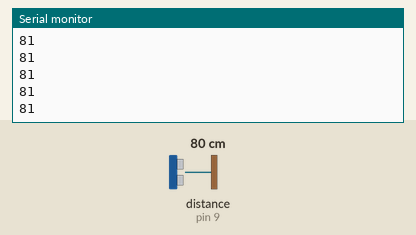
Recording of a sketch running on a simulated Arduino Uno, built with avr-gcc and run on an emulated ATmega328P. Shown: the last lines printed to the serial monitor. Inputs (shaded band) come from the test bench; at power-on: distance to the obstacle (sensor on pin 9) 80 cm. The echo pulse lasts 58.3 µs per cm.

Above: at 1.2 s.
1.3 s: distance to the obstacle (sensor on pin 9) set to 2 cm
At 2.2 s:
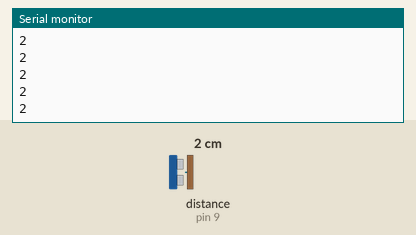
2.8 s: distance to the obstacle (sensor on pin 9) set to 4 cm
At 3.7 s:
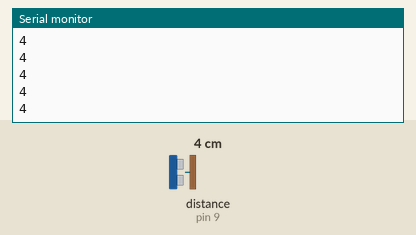
Timing chart, 0 to 5.8 s (numbered marks = the images above; inputs shaded):
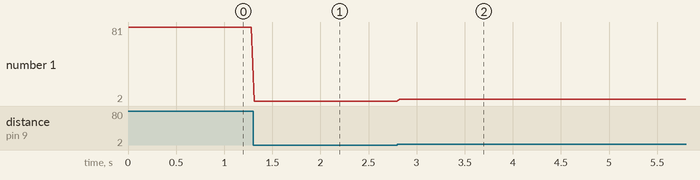

Measured:
- after the input at 1.3 s, the serial monitor: prints a new line at once (image 1)
- after the input at 2.8 s, the serial monitor: prints a new line at once (image 2)
- plotted number 1: 81 → 2 after the input at 1.3 s, 2 → 4 after the input at 2.8 s

The sketch:

demo.ino
```cpp
// HC-SR04 pins
#define TRIGGER_PIN 10
#define ECHO_PIN 9
#define MAX_DISTANCE 300

#include <NewPing.h>
NewPing sonar(TRIGGER_PIN, ECHO_PIN, MAX_DISTANCE);

void setup() {
  Serial.begin(9600);
}

void loop() {
  int d = sonar.ping_cm();
  if (d > 0) {
    Serial.println(d);   // 只输出数字 + 换行
  }
  delay(30);
}
```
